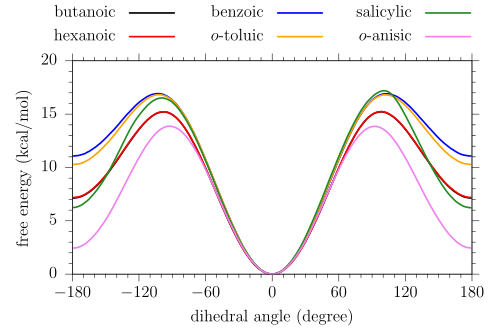

This figure's gnuplot source:
#plot.plt
reset

set terminal tikz createstyle color size 120mm,85mm
set output "figureS7_plt.tex"

set border lw 1
set key font ",13" outside top center maxrow 2 maxcol 3 spacing 1.5 offset -2,0.5
set tics out font ",13"
set margin 10,0,5,5
set xtics 60
set mxtics 6
set ytics 5 offset 0.5,0
set mytics 5
set yrange[0:20]
set ylabel "free energy (kcal/mol)" font ",13" offset -1,0
set xlabel "dihedral angle (degree)" font ",13" offset 0,-0.5
p "04acid/07_umbrella/ana/dist.pmf" u 1:2 w l lw 3 title "butanoic",\
"06acid/07_umbrella/ana/dist.pmf" u 1:2 w l lw 3 title "hexanoic",\
"Bacid/07_umbrella/ana/dist.pmf" u 1:2 w l lw 3 title "benzoic",\
"Tacid/07_umbrella/ana/dist.pmf" u 1:2 w l lw 3 title "$o$-toluic",\
"Sacid/07_umbrella/ana/dist.pmf" u 1:2 w l lw 3 title "salicylic",\
"Aacid/07_umbrella/ana/dist.pmf" u 1:2 w l lw 3 title "$o$-anisic"
